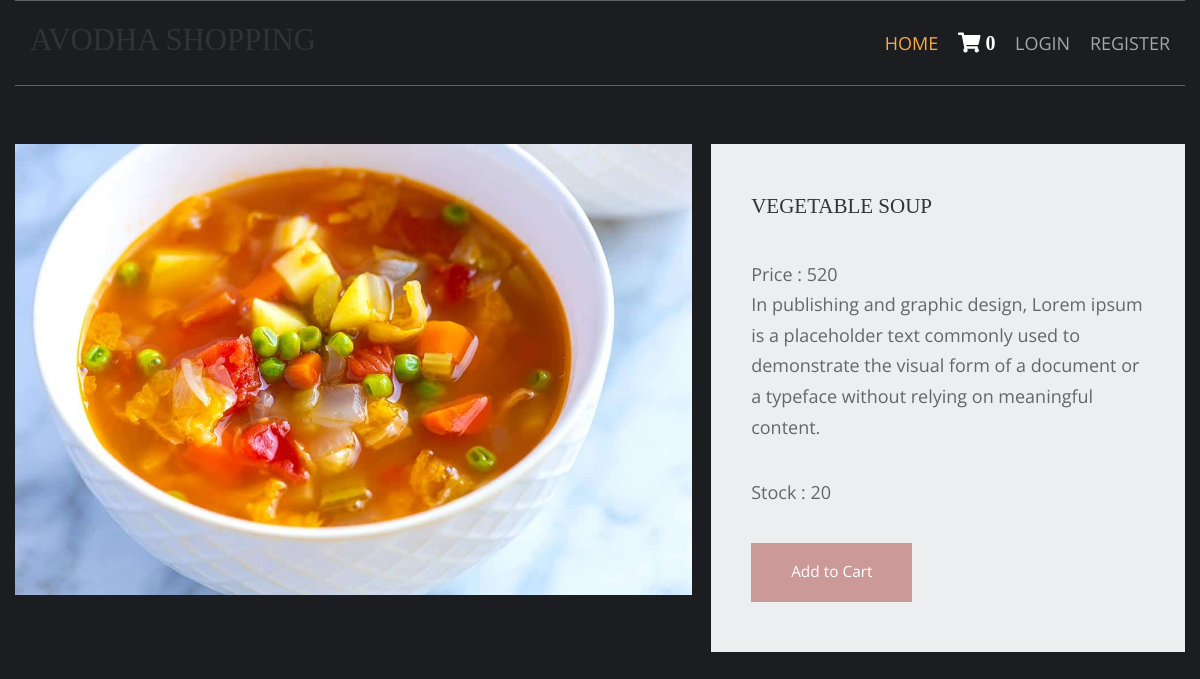
The page /vegetable-recipe/vegetable-soup on the database its author committed.
### shop/models.py (models this page shows, shortened)
class products(models.Model):
    name = models.CharField(max_length=150, unique=True)
    slug = models.SlugField(max_length=150, unique=True)
    img = models.ImageField(upload_to='product')
    desc = models.TextField()
    stock = models.IntegerField()
    available = models.BooleanField()
    price = models.IntegerField()
    category = models.ForeignKey(categ, on_delete=models.CASCADE)

### shop/views.py (the view)
# urls.py: path('<slug:c_slug>/<slug:product_slug>', views.prodDetails, name='details'),
def prodDetails(request, c_slug, product_slug):
    try:
        prodt = products.objects.get(category__slug=c_slug, slug=product_slug)
    except Exception as e:
        raise e
    return render(request, 'item.html', {'pr': prodt})

### cart/context_processor.py (called while the page is built)
def count(request):
    item_count = 0
    if 'admin' in request.path:
        return {}
    else:
        try:
            ct = cartlist.objects.filter(cart_id=c_id(request))
            cti = items.objects.all().filter(cart=ct[:1])
            for c in cti:
                item_count += c.qty
        except cartlist.DoesNotExist:
            item_count = 0
        return dict(itc=item_count)

### cart/views.py (called while the page is built)
def c_id(request):
    ct_id = request.session.session_key
    if not ct_id:
        ct_id = request.session.create()
    return ct_id

### templates/item.html (shortened to what this page needs)
{% extends 'base.html' %}
{% load static %}
{% block content %}
<html lang="en">
<head>
    <link href="{% static 'pr/fontawesome/css/all.min.css' %}" rel="stylesheet" />
    <link href="{% static 'pr/css/templatemo-comparto.css' %}" rel="stylesheet" />
</head>
<body>
  <br><br>
        <section class="tm-mb-1" id="about">
            <div class="tm-row tm-about-row">
                <div class="tm-section-1-l">
                    <img src="{{pr.img.url}}" alt="About image" class="tm-img-responsive">
                </div>
                <article class="tm-section-1-r tm-bg-color-8">
                    <h2 class="tm-mb-2 tm-title-color">{{pr.name}}</h2>
                    <p>Price : {{pr.price}}<br>{{pr.desc}}</p>
                    <p>Stock : {{pr.stock}}</p>
{% if pr.stock <= 0 %}
<h1 style="color:red"> Sorry, Its Out Of Stock</h1>
                    {% else %}
                    <a href="{% url 'addcart' pr.id %}" class="tm-btn tm-btn-1 tm-link-to-services">Add to Cart</a>
{% endif %}
                </article>
            </div>
        </section>
</body>
</html>
{% endblock %}

### static/hm/layout/styles/layout.css (style rules this page uses)
*, *::before, *::after { transition:all .3s ease-in-out; }
body { color:#A5A6AA; background-color:#1C1D21; }
a { color:#FBAB45; }

### static/pr/css/templatemo-comparto.css (style rules this page uses)
*, *::before, *::after { box-sizing: border-box; outline: none; }
ul, h1, h2, h3, h4, p, figure { padding: 0; margin: 0; }
body { font-family: 'Open Sans', Arial, sans-serif; font-size: 18px; overflow-x: hidden; padding-left: 15px; padding-right: 15px; margin: 0; }
h2 { font-size: 1.5rem; }
a { transition: all 0.3s ease; text-decoration: none; }
p { color: #666; line-height: 1.7; margin-bottom: 35px; }
h1, h2, h3, h4, h5, h6 { color: #333; }
.tm-mb-1 { margin-bottom: 20px; }
.tm-mb-2 { margin-bottom: 40px; }
.tm-bg-color-8 { background-color: #EDEEEF; }
.tm-img-responsive { max-width: 100%; height: auto; }
.tm-section-1-l { width: 57.85%; margin-right: 1.65%; }
.tm-section-1-r { padding: 50px 40px; width: 40.5%; }
.tm-row { display: flex; }
.tm-btn { display: inline-block; padding: 15px 40px; font-size: 1.1rem; border: none; background-color: #CC9999; color: white; }
a { color: #666; }

### static/hm/layout/styles/framework.css (style rules this page uses)
html { overflow-y:scroll; overflow-x:hidden; }
html, body { margin:0; padding:0; font-size:14px; line-height:1.6em; }
*, *::before, *::after { box-sizing:border-box; }
a { outline:none; text-decoration:none; }
img { width:auto; max-width:100%; height:auto; margin:0; padding:0; border:none; line-height:normal; vertical-align:middle; }
body, input, textarea, select { font-family:Verdana, Geneva, sans-serif; }
h1, h2, h3, h4, h5, h6, .heading { font-family:Georgia, "Times New Roman", Times, serif; }
::placeholder { opacity:1; }
h1, h2, h3, h4, h5, h6, .heading { margin:0 0 20px 0; font-size:1.4rem; line-height:normal; font-weight:normal; text-transform:uppercase; }
address, article, aside, figcaption, figure, footer, header, main, nav, section { display:block; margin:0; padding:0; }

### rows shown on the page
products: img (picture), name "VEGETABLE SOUP", price "520", desc "In publishing and graphic design, Lorem ipsum is a placeholder text commonly used to demonstrate the visual form of a document or a typeface without relying on meaningful content.", stock "20"

### other values the page prints
{{ itc }} "0"
